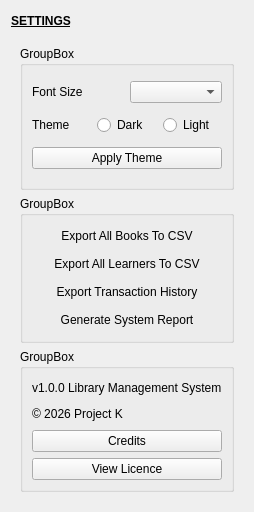
                          <widget class="QWidget" name="scrollAreaWidgetContents_5">
                           <property name="geometry">
                            <rect>
                             <x>0</x>
                             <y>0</y>
                             <width>243</width>
                             <height>512</height>
                            </rect>
                           </property>
                           <layout class="QVBoxLayout" name="verticalLayout_124">
                            <item>
                             <widget class="QLabel" name="label_settings">
                              <property name="minimumSize">
                               <size>
                                <width>0</width>
                                <height>20</height>
                               </size>
                              </property>
                              <property name="maximumSize">
                               <size>
                                <width>16777215</width>
                                <height>20</height>
                               </size>
                              </property>
                              <property name="font">
                               <font>
                                <bold>true</bold>
                                <underline>true</underline>
                               </font>
                              </property>
                              <property name="text">
                               <string>SETTINGS</string>
                              </property>
                             </widget>
                            </item>
                            <item>
                             <widget class="QWidget" name="widget_adminUserPage_2" native="true">
                              <layout class="QVBoxLayout" name="verticalLayout_127">
                               <item>
                                <widget class="QGroupBox" name="groupBox_theme">
                                 <property name="title">
                                  <string>GroupBox</string>
                                 </property>
                                 <layout class="QVBoxLayout" name="verticalLayout_131">
                                  <item>
                                   <layout class="QHBoxLayout" name="horizontalLayout_66">
                                    <item>
                                     <widget class="QLabel" name="label_fontSize">
                                      <property name="minimumSize">
                                       <size>
                                        <width>0</width>
                                        <height>20</height>
                                       </size>
                                      </property>
                                      <property name="maximumSize">
                                       <size>
                                        <width>16777215</width>
                                        <height>20</height>
                                       </size>
                                      </property>
                                      <property name="font">
                                       <font>
                                        <bold>false</bold>
                                        <underline>false</underline>
                                       </font>
                                      </property>
                                      <property name="text">
                                       <string>Font Size </string>
                                      </property>
                                     </widget>
                                    </item>
                                    <item>
                                     <widget class="QComboBox" name="comboBox_fontSize" />
                                    </item>
                                   </layout>
                                  </item>
                                  <item>
                                   <layout class="QHBoxLayout" name="horizontalLayout_67">
                                    <item>
                                     <widget class="QLabel" name="label_themeSelect">
                                      <property name="minimumSize">
                                       <size>
                                        <width>0</width>
                                        <height>20</height>
                                       </size>
                                      </property>
                                      <property name="maximumSize">
                                       <size>
                                        <width>16777215</width>
                                        <height>20</height>
                                       </size>
                                      </property>
                                      <property name="font">
                                       <font>
                                        <bold>false</bold>
                                        <underline>false</underline>
                                       </font>
                                      </property>
                                      <property name="text">
                                       <string>Theme</string>
                                      </property>
                                     </widget>
                                    </item>
                                    <item>
                                     <widget class="QRadioButton" name="radioButton_darkMode">
                                      <property name="text">
                                       <string>Dark</string>
                                      </property>
                                     </widget>
                                    </item>
                                    <item>
                                     <widget class="QRadioButton" name="radioButton_lightMode">
                                      <property name="text">
                                       <string>Light</string>
                                      </property>
                                     </widget>
                                    </item>
                                   </layout>
                                  </item>
                                  <item>
                                   <widget class="QPushButton" name="pushButton_applyTheme">
                                    <property name="font">
                                     <font>
                                      <italic>false</italic>
                                      <bold>false</bold>
                                      <underline>false</underline>
                                      <kerning>true</kerning>
                                     </font>
                                    </property>
                                    <property name="text">
                                     <string>Apply Theme</string>
                                    </property>
                                    <property name="flat">
                                     <bool>false</bool>
                                    </property>
                                   </widget>
                                  </item>
                                 </layout>
                                </widget>
                               </item>
                               <item>
                                <widget class="QGroupBox" name="groupBox_reportsExport">
                                 <property name="title">
                                  <string>GroupBox</string>
                                 </property>
                                 <layout class="QVBoxLayout" name="verticalLayout_130">
                                  <item>
                                   <widget class="QPushButton" name="pushButton_exportBooks">
                                    <property name="font">
                                     <font>
                                      <italic>false</italic>
                                      <bold>false</bold>
                                      <underline>false</underline>
                                      <kerning>true</kerning>
                                     </font>
                                    </property>
                                    <property name="text">
                                     <string>Export All Books To CSV</string>
                                    </property>
                                    <property name="flat">
                                     <bool>true</bool>
                                    </property>
                                   </widget>
                                  </item>
                                  <item>
                                   <widget class="QPushButton" name="pushButton_exportLearners">
                                    <property name="font">
                                     <font>
                                      <italic>false</italic>
                                      <bold>false</bold>
                                      <underline>false</underline>
                                      <kerning>true</kerning>
                                     </font>
                                    </property>
                                    <property name="text">
                                     <string>Export All Learners To CSV</string>
                                    </property>
                                    <property name="flat">
                                     <bool>true</bool>
                                    </property>
                                   </widget>
                                  </item>
                                  <item>
                                   <widget class="QPushButton" name="pushButton_exportTransactions">
                                    <property name="font">
                                     <font>
                                      <italic>false</italic>
                                      <bold>false</bold>
                                      <underline>false</underline>
                                      <kerning>true</kerning>
                                     </font>
                                    </property>
                                    <property name="text">
                                     <string>Export Transaction History</string>
                                    </property>
                                    <property name="flat">
                                     <bool>true</bool>
                                    </property>
                                   </widget>
                                  </item>
                                  <item>
                                   <widget class="QPushButton" name="pushButton_generateSystemReport">
                                    <property name="font">
                                     <font>
                                      <italic>false</italic>
                                      <bold>false</bold>
                                      <underline>false</underline>
                                      <kerning>true</kerning>
                                     </font>
                                    </property>
                                    <property name="text">
                                     <string>Generate System Report</string>
                                    </property>
                                    <property name="flat">
                                     <bool>true</bool>
                                    </property>
                                   </widget>
                                  </item>
                                 </layout>
                                </widget>
                               </item>
                               <item>
                                <widget class="QGroupBox" name="groupBox_about">
                                 <property name="title">
                                  <string>GroupBox</string>
                                 </property>
                                 <layout class="QVBoxLayout" name="verticalLayout_126">
                                  <item>
                                   <widget class="QLabel" name="label_appVersion">
                                    <property name="minimumSize">
                                     <size>
                                      <width>0</width>
                                      <height>20</height>
                                     </size>
                                    </property>
                                    <property name="maximumSize">
                                     <size>
                                      <width>16777215</width>
                                      <height>20</height>
                                     </size>
                                    </property>
                                    <property name="font">
                                     <font>
                                      <bold>false</bold>
                                      <underline>false</underline>
                                     </font>
                                    </property>
                                    <property name="text">
                                     <string>v1.0.0 Library Management System</string>
                                    </property>
                                   </widget>
                                  </item>
                                  <item>
                                   <widget class="QLabel" name="label_summaryTitle_19">
                                    <property name="minimumSize">
                                     <size>
                                      <width>0</width>
                                      <height>20</height>
                                     </size>
                                    </property>
                                    <property name="maximumSize">
                                     <size>
                                      <width>16777215</width>
                                      <height>20</height>
                                     </size>
                                    </property>
                                    <property name="font">
                                     <font>
                                      <bold>false</bold>
                                      <underline>false</underline>
                                     </font>
                                    </property>
                                    <property name="text">
                                     <string>© 2026 Project K </string>
                                    </property>
                                   </widget>
                                  </item>
                                  <item>
                                   <widget class="QPushButton" name="pushButton_credits">
                                    <property name="font">
                                     <font>
                                      <italic>false</italic>
                                      <bold>false</bold>
                                      <underline>false</underline>
                                      <kerning>true</kerning>
                                     </font>
                                    </property>
                                    <property name="text">
                                     <string>Credits</string>
                                    </property>
                                    <property name="flat">
                                     <bool>false</bool>
                                    </property>
                                   </widget>
                                  </item>
                                  <item>
                                   <widget class="QPushButton" name="pushButton_viewLicense">
                                    <property name="font">
                                     <font>
                                      <italic>false</italic>
                                      <bold>false</bold>
                                      <underline>false</underline>
                                      <kerning>true</kerning>
                                     </font>
                                    </property>
                                    <property name="text">
                                     <string>View Licence</string>
                                    </property>
                                    <property name="flat">
                                     <bool>false</bool>
                                    </property>
                                   </widget>
                                  </item>
                                 </layout>
                                </widget>
                               </item>
                              </layout>
                             </widget>
                            </item>
                           </layout>
                          </widget>
